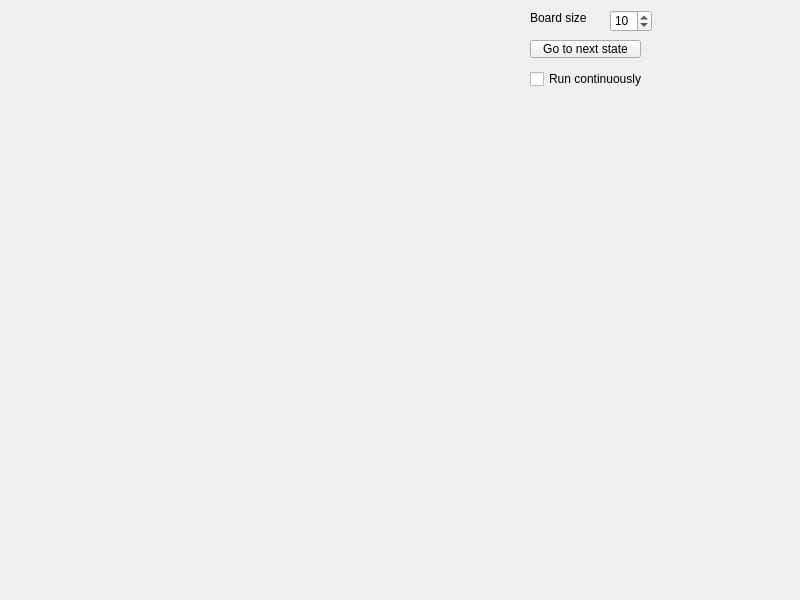
<?xml version="1.0" encoding="UTF-8"?>
<ui version="4.0">
 <class>MainWindow</class>
 <widget class="QWidget" name="MainWindow">
  <property name="geometry">
   <rect>
    <x>0</x>
    <y>0</y>
    <width>800</width>
    <height>600</height>
   </rect>
  </property>
  <property name="windowTitle">
   <string>The Game of Life</string>
  </property>
  <widget class="QSpinBox" name="boardDim">
   <property name="geometry">
    <rect>
     <x>610</x>
     <y>10</y>
     <width>42</width>
     <height>22</height>
    </rect>
   </property>
   <property name="minimum">
    <number>1</number>
   </property>
   <property name="maximum">
    <number>20</number>
   </property>
   <property name="value">
    <number>10</number>
   </property>
  </widget>
  <widget class="QPushButton" name="goToNextState">
   <property name="geometry">
    <rect>
     <x>530</x>
     <y>40</y>
     <width>111</width>
     <height>18</height>
    </rect>
   </property>
   <property name="text">
    <string>Go to next state</string>
   </property>
  </widget>
  <widget class="QCheckBox" name="runCB">
   <property name="geometry">
    <rect>
     <x>530</x>
     <y>70</y>
     <width>121</width>
     <height>18</height>
    </rect>
   </property>
   <property name="text">
    <string>Run continuously</string>
   </property>
  </widget>
  <widget class="QLabel" name="label">
   <property name="geometry">
    <rect>
     <x>530</x>
     <y>10</y>
     <width>71</width>
     <height>16</height>
    </rect>
   </property>
   <property name="text">
    <string>Board size</string>
   </property>
  </widget>
 </widget>
 <resources/>
 <connections/>
</ui>
